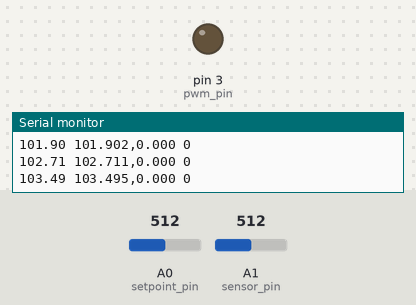
A sketch run on a simulated Arduino Uno, built with avr-gcc and run on an emulated ATmega328P. Parts: output pins drawn as LEDs (lit = HIGH), the last lines printed to the serial monitor. Inputs (shaded band) come from the test bench; at power-on: A0 (setpoint_pin) = 512, A1 (sensor_pin) = 512.

Above: at 2.2 s.
2.3 s: A0 (setpoint_pin) set to 306
At 2.51 s:
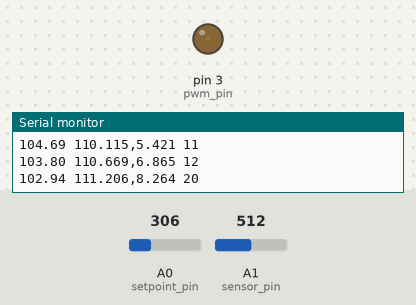
5.3 s: A1 (sensor_pin) set to 1023
At 5.95 s:
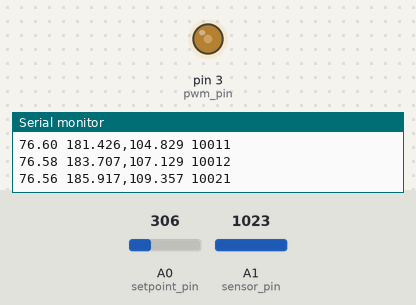
8.3 s: A0 (setpoint_pin) set to 40
11.3 s: A0 (setpoint_pin) set to 32
14.3 s: A1 (sensor_pin) set to 900
At 16.72 s:
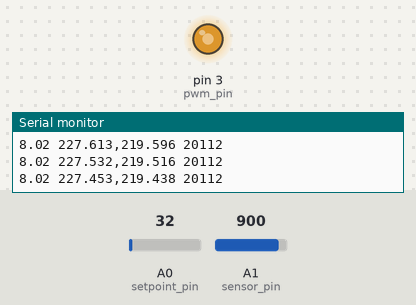
17.3 s: A1 (sensor_pin) set to 245
Timing chart, 0 to 23.4 s (numbered marks = the images above; inputs shaded):
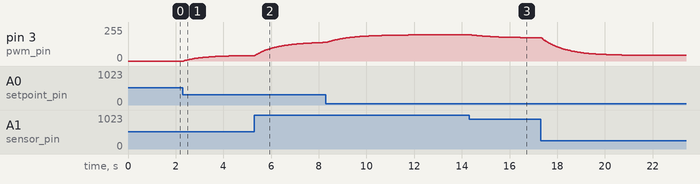

Measured:
- after the input at 2.3 s, pin 3 (pwm_pin): moves from 0/255 to 41/255 over 2.8 s, starting at once
- after the input at 14.3 s, pin 3 (pwm_pin): moves from 198/255 to 175/255 over 2.6 s, starting after 0.06 s

The sketch:

Do_an_1__2.ino
```cpp
#define setpoint_pin A0
#define sensor_pin A1
#define pwm_pin 3

double kp, ki, kd;
// double p, i, d;

const int min_control = 0;
const int max_control = 255;
const int T = 1;

double setpoint, sensor;
double pot_adc, sensed;
double xn1 = 0, yn1 = 0, xn2 = 0, yn2 = 0;

double error;
double last_error = 0;
double total_error = 0;
double delta_error;

unsigned long current_time;
unsigned long last_time = 0;

int pwm;

void setup() {

  kp = 0.8;
  ki = 0.004;
  kd = 0.07;

  Serial.begin(9600);
  for(int j = 0; j<50; j++)
  {
    Serial.println(0);
    delay(20);
  }
}

void loop() {
  pot_adc = analogRead(setpoint_pin) / 4;
  setpoint = 0.969 * yn1 + 0.0155 * pot_adc + 0.0155 * xn1;
  xn1 = pot_adc;
  yn1 = setpoint;

  // setpoint = analogRead(setpoint_pin);

  current_time = millis();
  int delta_time = current_time - last_time;
  if(delta_time >= T)
  {
    sensed = analogRead(sensor_pin) / 4;
    sensor = 0.969 * yn2 + 0.0155 * sensed + 0.0155 * xn2;
    xn2 = sensed;
    yn2 = sensor;

    // sensor = analogRead(sensor_pin);

    error = sensor - setpoint;
    total_error += error;

    if(total_error >= max_control) total_error = max_control;
    else if(total_error <= min_control) total_error = min_control;

    delta_error = error - last_error;

    pwm = kp * error + (ki * T) * total_error + (kd / T) * delta_error;

    if(pwm >= max_control) pwm = max_control;
    else if(pwm <= min_control) pwm = min_control;

    analogWrite(pwm_pin, pwm);

    last_error = error;
    last_time = current_time;

    Serial.print(setpoint);
    Serial.print(' ');
    Serial.print(sensor,3);
    Serial.print(',');
    Serial.print(error,3);
    Serial.print(' ');
    Serial.print(pwm,3);
    Serial.println();
  }
}
```
